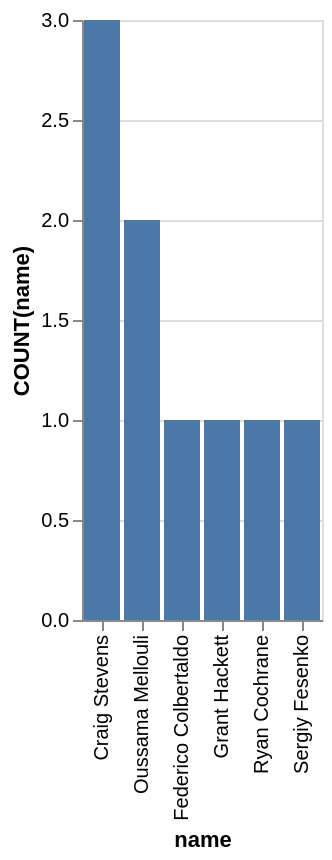

Write a Vega-Lite specification for this figure.
### Vega-Lite specification from a JSON file in a GitHub repository (floating-point values rounded to 4 significant figures)
{"data": {"values": [{"x_data": "Craig Stevens", "y_data": 3}, {"x_data": "Federico Colbertaldo", "y_data": 1}, {"x_data": "Grant Hackett", "y_data": 1}, {"x_data": "Oussama Mellouli", "y_data": 2}, {"x_data": "Ryan Cochrane", "y_data": 1}, {"x_data": "Sergiy Fesenko", "y_data": 1}]}, "mark": "bar", "encoding": {"x": {"field": "x_data", "type": "nominal", "title": "name", "sort": {"op": "sum", "field": "y_data", "order": "descending"}}, "y": {"field": "y_data", "type": "quantitative", "title": "COUNT(name)"}}}
